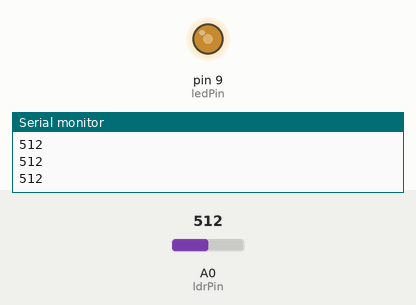
Simulated run of this sketch. Board: Arduino Uno, built with avr-gcc and run on an emulated ATmega328P. Parts: output pins drawn as LEDs (lit = HIGH), the last lines printed to the serial monitor. Inputs (shaded band) come from the test bench; at power-on: A0 (ldrPin) = 512.

Above: at 1.2 s.
1.3 s: A0 (ldrPin) set to 306
At 2.1 s:
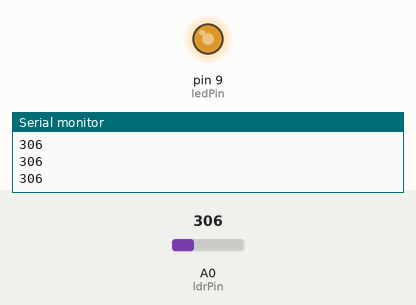
2.8 s: A0 (ldrPin) set to 122
At 3.7 s:
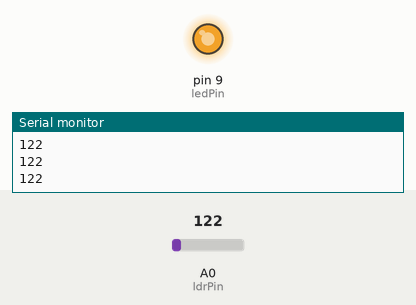
4.3 s: A0 (ldrPin) set to 900
At 5.2 s:
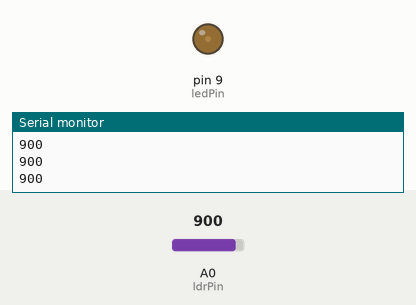
5.8 s: A0 (ldrPin) set to 1023
At 6.7 s:
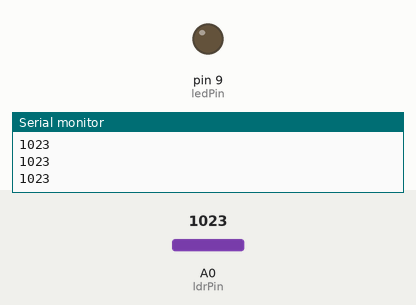
7.3 s: A0 (ldrPin) set to 511
At 7.6 s:
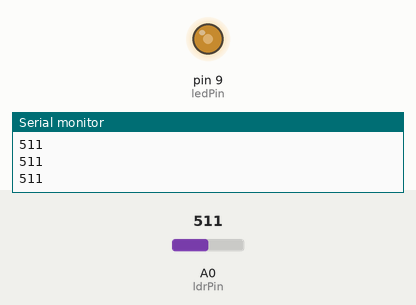
Timing chart, 0 to 9.8 s (numbered marks = the images above; inputs shaded):
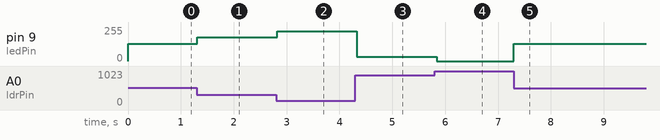

The sketch:

Hafta6_LDR_PWM.ino
```cpp
// Hafta 6 (PWM versiyonu): LDR ile LED Parlaklık Kontrolü
// TR: LDR değerini okuyarak LED parlaklığını PWM ile ayarlar.
// EN: Reads LDR value and adjusts LED brightness using PWM.

const int ldrPin = A0;   // LDR divider output
const int ledPin = 9;    // LED on PWM pin

void setup() {
  pinMode(ledPin, OUTPUT);
  Serial.begin(9600);
}

void loop() {
  int ldrValue = analogRead(ldrPin); // 0-1023
  Serial.println(ldrValue);

  // Map LDR value to PWM range
  int brightness = map(ldrValue, 0, 1023, 255, 0);
  analogWrite(ledPin, brightness);

  delay(50);
}
```

Measured:
- after the input at 1.3 s, pin 9 (ledPin): 128/255 → 179/255 at once
- after the input at 2.8 s, pin 9 (ledPin): 179/255 → 225/255 at once
- after the input at 4.3 s, pin 9 (ledPin): 225/255 → 31/255 at once
- after the input at 5.8 s, pin 9 (ledPin): 31/255 → 0/255 at once
- after the input at 7.3 s, pin 9 (ledPin): 0/255 → 128/255 at once
